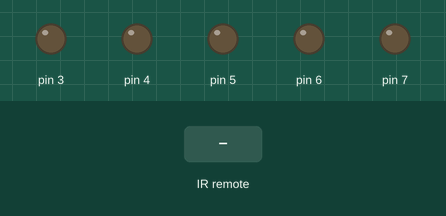
A sketch run on a simulated Arduino Uno, built with avr-gcc and run on an emulated ATmega328P. On the bench: output pins drawn as LEDs (lit = HIGH). The inputs (shaded band) are chosen by the test bench.

Above: at 1.2 s.
1.3 s: infrared code 0x410 received
At 2.1 s:
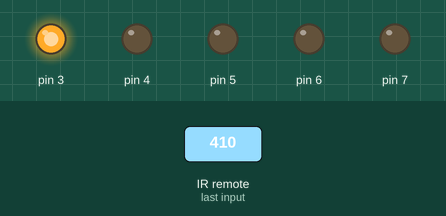
3.8 s: infrared code 0xC10 received
At 4.2 s:
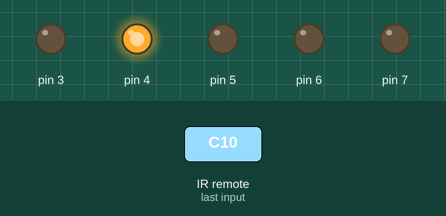
6.3 s: infrared code 0x210 received
At 7.1 s:
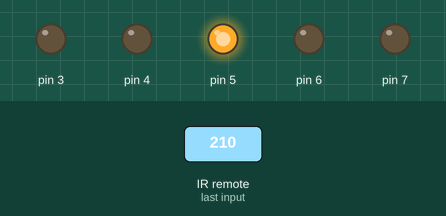
8.8 s: infrared code 0xA10 received
At 9.2 s:
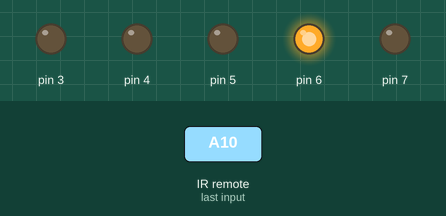
11.3 s: infrared code 0x610 received
At 12.1 s:
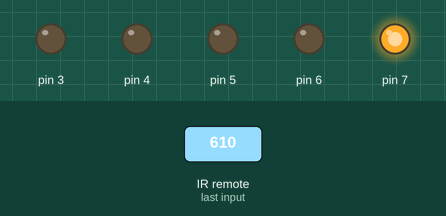
Timing chart, 0 to 14.3 s (numbered marks = the images above; inputs shaded):
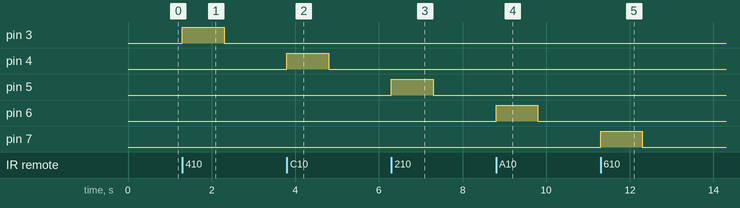

Measured:
- after the input at 1.3 s, pin 3: LOW → HIGH at once, → LOW 1.0 s later
- after the input at 3.8 s, pin 4: LOW → HIGH at once, → LOW 1.0 s later
- after the input at 6.3 s, pin 5: LOW → HIGH at once, → LOW 1.0 s later
- after the input at 8.8 s, pin 6: LOW → HIGH at once, → LOW 1.0 s later
- after the input at 11.3 s, pin 7: LOW → HIGH at once, → LOW 1.0 s later

The sketch:

project50.ino
```cpp
// Project 50 – Creating an IR Remote Control Arduino
int receiverpin = 2; // pin 1 of IR receiver to Arduino digital pin 2
#include <IRremote.h>
IRrecv irrecv(receiverpin); // create instance of irrecv
decode_results results;
void setup()
{
  irrecv.enableIRIn(); // start the receiver
  for (int z = 3 ; z < 8 ; z++) // set up digital pins
  {
    pinMode(z, OUTPUT);
  }
}
void translateIR()
// takes action based on IR code received
// uses Sony IR codes
{
  switch (results.value)
  {
    case 0x410:
      pinOn(3);
      break; // 3
    case 0xC10:
      pinOn(4);
      break; // 4
    case 0x210:
      pinOn(5);
      break; // 5
    case 0xA10:
      pinOn(6);
      break; // 6
    case 0x610:
      pinOn(7);
      break; // 7
  }
}
void pinOn(int pin) // turns on digital pin "pin" for 1 second
{
  digitalWrite(pin, HIGH);
  delay(1000);
  digitalWrite(pin, LOW);
}
void loop()
{
  if (irrecv.decode(&results)) // have we received an IR signal?
  {
    translateIR();
    for (int z = 0 ;
         z < 2 ;
         z++) // ignore the 2nd and 3rd repeated codes
    {
      irrecv.resume(); // receive the next value
    }
  }
}
```
